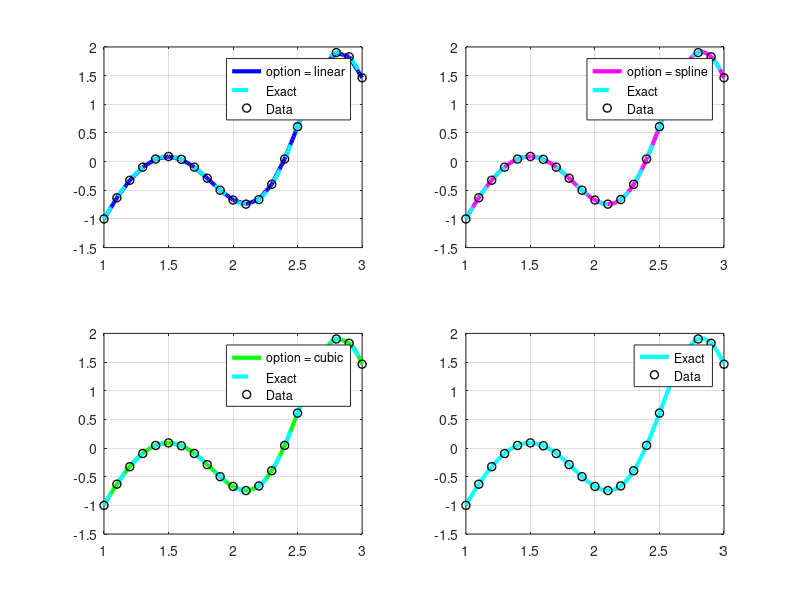

The MATLAB script that drew this image:
%===========================================%
% Approximation of experimental data        %
% using different types of spline curves.   %
%===========================================%

clear; clc;

%=========================================================%
% Generating experimental data over the interval [a; b]   %
% from different test functions:                          %
% f_test_1(x) = 1 ./ (1 + 25 * x.^2);                     %
% f_test_2(x) = 1 ./ (5 + x.^2 + x.^3);                   %
% f_test_3(x) = sqrt(x.^2 + 1) ./ (1 + sin(x).^2) + ...   %
%               1 ./ (x.^2 + 3);                          %
% f_test_4(x) = sin(x.^2) + log(x - sin(x));              %
%=========================================================%
a = 1; b = 3;
xdata = a : 0.1 : b;
% ydata = 1 ./ (1 + 25 * xdata.^2);
% ydata = 1 ./ (5 + xdata.^2 + xdata.^3);
% ydata = sqrt(xdata.^2 + 1) ./ (1 + sin(xdata).^2) + 1 ./ (xdata.^2 + 3);
ydata = sin(xdata.^2) + log(xdata - sin(xdata));

%=================================%
% Introducing a finer grid for    %
% tabulating and a smoother plot. %
%=================================%
xi = a : 0.01 : b;
% yi = 1 ./ (1 + 25 * xi.^2);
% yi = 1 ./ (5 + xi.^2 + xi.^3);
% yi = sqrt(xi.^2 + 1) ./ (1 + sin(xi).^2) + 1 ./ (xi.^2 + 3);
yi = sin(xi.^2) + log(xi - sin(xi));

%=====================================%
% Using interp1() built-in function   %
% with different parameter options.   %
%=====================================%
yLinear = interp1(xdata,ydata,xi,'linear');
ySpline = interp1(xdata,ydata,xi,'spline');
yCubic  = interp1(xdata,ydata,xi,'cubic');

%======================================%
% Comparing the interpolation results  %
% in a graphical way.                  % 
%======================================%
figure(1)
% % %
subplot(2,2,1)
% % %
plot(xi,yLinear,'b','LineWidth',3)
hold on
grid on
plot(xi,yi,'cyan--','LineWidth',3)
plot(xdata,ydata,'ko','LineWidth',1)
legend('option = linear','Exact','Data')
% % %
subplot(2,2,2)
% % %
plot(xi,ySpline,'m','LineWidth',3)
hold on
grid on
plot(xi,yi,'cyan--','LineWidth',3)
plot(xdata,ydata,'ko','LineWidth',1)
legend('option = spline','Exact','Data')
% % %
subplot(2,2,3)
% % %
plot(xi,yCubic,'g','LineWidth',3)
hold on
grid on
plot(xi,yi,'cyan--','LineWidth',3)
plot(xdata,ydata,'ko','LineWidth',1)
legend('option = cubic','Exact','Data')
% % %
subplot(2,2,4)
% % %
plot(xi,yi,'cyan','LineWidth',3)
hold on
grid on
plot(xdata,ydata,'ko','LineWidth',1)
legend('Exact','Data')
  
%===================================%
% Calculating the absolute error    %
% for every approximaton.           %
%===================================%
abs_err_Linear = abs(yi - yLinear);
abs_err_Spline = abs(yi - ySpline);
abs_err_Cubic  = abs(yi - yCubic);

%===================================%
% Calculating the relative error    %
% for every approximation.          %
%===================================%
rel_err_Linear = max(abs_err_Linear) ./ abs(max(yi)) .* 100;
rel_err_Spline = max(abs_err_Spline) ./ abs(max(yi)) .* 100;
rel_err_Cubic  = max(abs_err_Cubic)  ./ abs(max(yi)) .* 100;

%===================================%
% Printing important information.   %
%===================================%
display('============================================')
display(['Maximal absolute error (linear): ', num2str(max(abs_err_Linear))])
display(['Maximal relative error (linear): ', num2str(rel_err_Linear)])
display('============================================')
% % %
display('============================================')
display(['Maximal absolute error (spline): ', num2str(max(abs_err_Spline))])
display(['Maximal relative error (spline): ', num2str(rel_err_Spline)])
display('============================================')
% % %
display('============================================')
display(['Maximal absolute error (cubic): ', num2str(max(abs_err_Cubic))])
display(['Maximal relative error (cubic): ', num2str(rel_err_Cubic)])
display('============================================')
